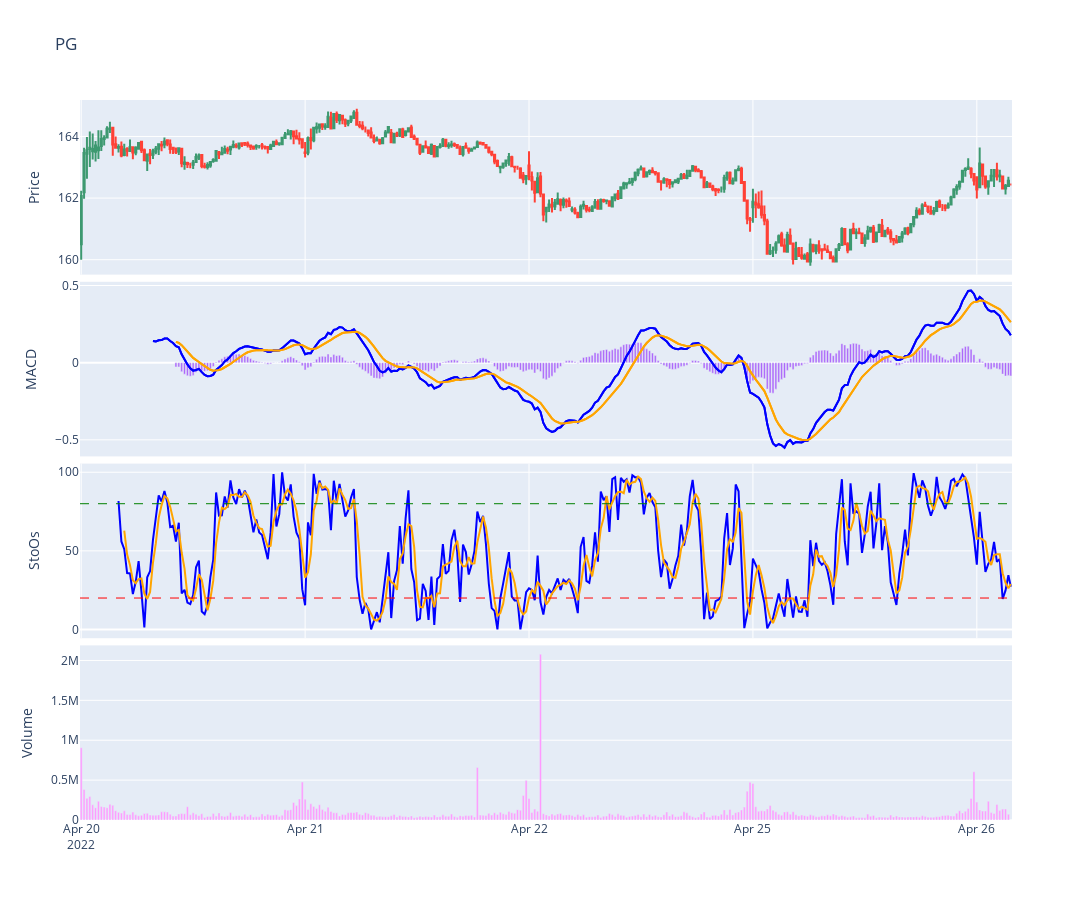

The notebook cell this image was saved under:
### Code cell
# If we plot PG we can see a resistance line at around 140 on multiple dates
# The volumes spike leading into uptrends
# plot_macd_stoch("PG", "2mo", "1h")

# Now we will zoom in and we can see how when the MACD crosses over that these are potential 
# opportunities to buy or sell (This example would work better if we were near 140)
plot_macd_stoch("PG", "5d", "5m")

# A Stochastic (stuh ka stuhk) Oscillator is also plotted because it 
# gives us a signal of an upcoming trend reversal
# Values range from 0 to 100 and values over 80 are considered to be
# overbought while those under 20 are considered oversold
# This isn't a simple buy or sell plot however and it is common for stocks
# to stay overbought or sold over long periods
# This isn't a chart you use on its own, but instead to backup other charts
# You use it normally when an investment is either in a down or up trend.
# This means the stock is bouncing up and down, but consistently reaching higher highs
# or lower lows. When in one of these trends it is common for it to remain in
# overbought or sold trends for a long time.

# Don't buy based on this chart during downtrends and don't sell during uptrends!

### Figure 1 — Plotly figure (JSON) as saved in the notebook; plotly's stock layout.template omitted (floating-point values rounded to 4 significant figures; data arrays with more than 128 entries replaced by an {"elided": "..."} marker saying what was removed)
{"data": [{"close": {"elided": "325 float values"}, "high": {"elided": "325 float values"}, "low": {"elided": "325 float values"}, "open": {"elided": "325 float values"}, "type": "candlestick", "x": {"elided": "325 str values"}, "xaxis": "x", "yaxis": "y"}, {"line": {"color": "blue", "width": 2}, "type": "scatter", "x": {"elided": "325 str values"}, "xaxis": "x2", "y": {"elided": "325 float values"}, "yaxis": "y2"}, {"line": {"color": "orange", "width": 2}, "type": "scatter", "x": {"elided": "325 str values"}, "xaxis": "x2", "y": {"elided": "325 float values"}, "yaxis": "y2"}, {"type": "bar", "x": {"elided": "325 str values"}, "xaxis": "x2", "y": {"elided": "325 float values"}, "yaxis": "y2"}, {"line": {"color": "blue", "width": 2}, "type": "scatter", "x": {"elided": "325 str values"}, "xaxis": "x2", "y": {"elided": "325 float values"}, "yaxis": "y2"}, {"line": {"color": "orange", "width": 2}, "type": "scatter", "x": {"elided": "325 str values"}, "xaxis": "x2", "y": {"elided": "325 float values"}, "yaxis": "y2"}, {"line": {"color": "blue", "width": 2}, "type": "scatter", "x": {"elided": "325 str values"}, "xaxis": "x3", "y": {"elided": "325 float values"}, "yaxis": "y3"}, {"line": {"color": "orange", "width": 2}, "type": "scatter", "x": {"elided": "325 str values"}, "xaxis": "x3", "y": {"elided": "325 float values"}, "yaxis": "y3"}, {"type": "bar", "x": {"elided": "325 str values"}, "xaxis": "x4", "y": {"elided": "325 int values"}, "yaxis": "y4"}], "layout": {"height": 900, "shapes": [{"line": {"color": "red", "dash": "dash", "width": 1}, "type": "line", "x0": 0, "x1": 1, "xref": "x3 domain", "y0": 20, "y1": 20, "yref": "y3"}, {"line": {"color": "green", "dash": "dash", "width": 1}, "type": "line", "x0": 0, "x1": 1, "xref": "x3 domain", "y0": 80, "y1": 80, "yref": "y3"}], "showlegend": false, "title": {"text": "PG"}, "width": 1200, "xaxis": {"anchor": "y", "domain": [0, 1], "matches": "x4", "rangebreaks": [{"bounds": ["sat", "mon"]}, {"bounds": [16, 9.5], "pattern": "hour"}], "rangeslider": {"visible": false}, "showticklabels": false}, "xaxis2": {"anchor": "y2", "domain": [0, 1], "matches": "x4", "showticklabels": false}, "xaxis3": {"anchor": "y3", "domain": [0, 1], "matches": "x4", "showticklabels": false}, "xaxis4": {"anchor": "y4", "domain": [0, 1]}, "yaxis": {"anchor": "x", "domain": [0.7575, 1], "title": {"text": "Price"}}, "yaxis2": {"anchor": "x2", "domain": [0.505, 0.7475], "title": {"text": "MACD"}}, "yaxis3": {"anchor": "x3", "domain": [0.2525, 0.495], "title": {"text": "StoOs"}}, "yaxis4": {"anchor": "x4", "domain": [0, 0.2425], "title": {"text": "Volume"}}}}
